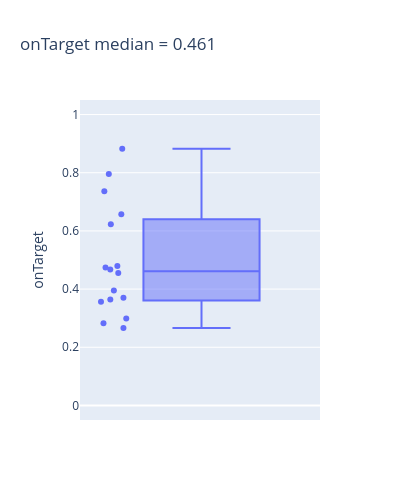

Notebook code cell kept with this figure:
### Code cell
ns.pl.boxplot(results, "onTarget", save = True, output_folder = output_folder, outputfilename_prefix = outputfilename_prefix)

### Figure 1 — Plotly figure (JSON) as saved in the notebook; plotly's stock layout.template omitted (floating-point values rounded to 4 significant figures)
{"data": [{"alignmentgroup": "True", "boxpoints": "all", "hovertemplate": "<b>%{hovertext}</b><br><br>onTarget=%{y}<extra></extra>", "hovertext": ["e1_e299_SLC17A7_L5b_Cdh13", "g1_g48_GLI3_Astro_Gja1", "g2_g27_APBB1IP_Micro_Ctss", "g3_g18_GPNMB_OPC_Pdgfra", "g4_g9_MOG_Oligo_Opalin", "i10_i16_TSPAN12_Vip_Mybpc1", "i11_i6_EGF_Vip_Mybpc1", "i1_i90_COL5A2_Ndnf_Car4", "i2_i77_LHX6_Sst_Cbln4", "i3_i56_BAGE2_Ndnf_Cxcl14", "i4_i54_MC4R_Ndnf_Cxcl14", "i5_i47_TRPC3_Ndnf_Car4", "i6_i44_GPR149_Vip_Mybpc1", "i7_i31_CLMP_Ndnf_Cxcl14", "i8_i27_SNCG_Vip_Mybpc1", "i9_i22_TAC3_Vip_Mybpc1"], "legendgroup": "", "marker": {"color": "#636efa"}, "name": "", "notched": false, "offsetgroup": "", "orientation": "v", "showlegend": false, "type": "box", "x0": " ", "xaxis": "x", "y": [0.4793, 0.8823, 0.7365, 0.657, 0.6225, 0.3703, 0.3565, 0.299, 0.7959, 0.2826, 0.395, 0.266, 0.4554, 0.3643, 0.4742, 0.4672], "y0": " ", "yaxis": "y"}], "layout": {"boxmode": "group", "height": 500, "legend": {"tracegroupgap": 0}, "title": {"text": "onTarget median = 0.461"}, "width": 400, "xaxis": {"anchor": "y", "domain": [0, 1]}, "yaxis": {"anchor": "x", "domain": [0, 1], "range": [-0.05, 1.05], "title": {"text": "onTarget"}}}}
